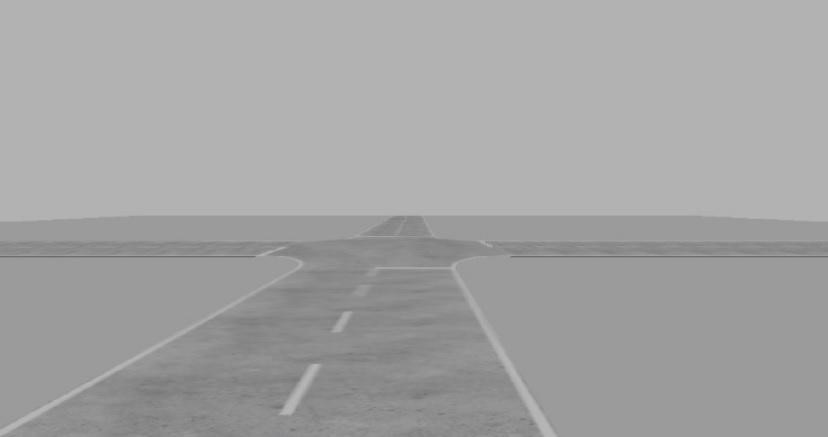
#> input picture test_images/a.jpg, 828 x 437 px
$ python -i main.py   (imports and definitions only)
#> lines starting #> are read from the running program, lines starting #| are printed output that depends on the picture; after the words box and inside, x2 and y2 are one past the last pixel; in counts of white or black regions, pixels touching at a corner belong together
import matplotlib.pyplot as plt
import matplotlib.image as mpimg
import numpy as np
import cv2
import os
import glob

# [3 lines not run here, left out]

# [11 lines left out: function list_images, not called in this run]

def RGB_color_selection(image):

    #White color mask
    lower_threshold = np.uint8([200,200,200])
    upper_threshold = np.uint8([255, 255, 255])
    white_mask = cv2.inRange(image, lower_threshold, upper_threshold)
#> white_mask: shape (437, 828); every value is 0

    #offwhite color mask
    lower_threshold = np.uint8([175, 175,   0])
    upper_threshold = np.uint8([255, 255, 255])
    offwhite_mask = cv2.inRange(image, lower_threshold, upper_threshold)
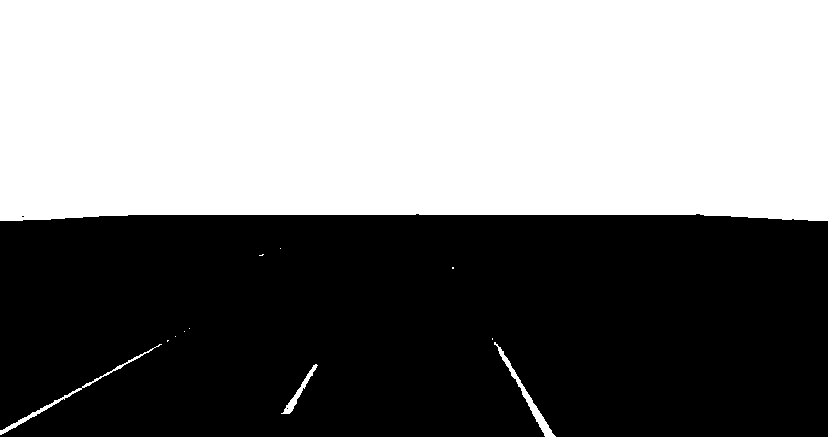
#> offwhite_mask: shape (437, 828); 49.8% white; 12 white regions (8 under 20 px), largest, box (x1, y1, x2, y2) and area: (0, 0, 828, 221) 178885, (494, 342, 556, 437) 612, (0, 344, 162, 435) 519, (281, 364, 318, 414) 299

    #Combine white and offwhite masks
    mask = cv2.bitwise_or(white_mask, offwhite_mask)
    masked_image = cv2.bitwise_and(image, image, mask = mask)
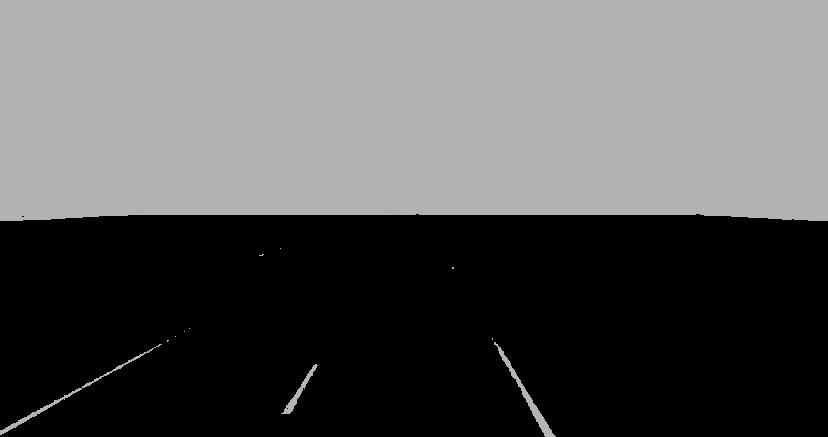
#> masked_image: shape (437, 828, 3); min 0, max 186, mean 88.7

    return masked_image

# list_images(list(map(RGB_color_selection, test_images)))
# [1 line that did not run here, left out]

def gray_scale(image):
    return cv2.cvtColor(image, cv2.COLOR_RGB2GRAY)

# [1 line that did not run here, left out]
# list_images(gray_images)

def gaussian_smoothing(image, kernel_size = 13):
    return cv2.GaussianBlur(image, (kernel_size, kernel_size), 0)

# [1 line that did not run here, left out]


def canny_detector(image, low_threshold = 50, high_threshold = 150):
    return cv2.Canny(image, low_threshold, high_threshold)

# [1 line that did not run here, left out]
# list_images(edge_detected_images)

# [69 lines left out: functions region_selection_leftlane, region_selection_rightlane, region_selection_middlelane, hough_transform, not called in this run]


# print(hough_lines)


# [1 line that did not run here, left out]
# [1 line that did not run here, left out]
# [1 line that did not run here, left out]
# [1 line that did not run here, left out]
# [1 line that did not run here, left out]
# [1 line that did not run here, left out]

# [23 lines left out: functions draw_lines_left, draw_lines_rightt, draw_lines_middle, not called in this run]

line_images = []

# [12 lines not run here, left out]

>>> import cv2
>>> picture = cv2.cvtColor(cv2.imread('test_images/a.jpg'), cv2.COLOR_BGR2RGB)
>>> result = RGB_color_selection(picture)
